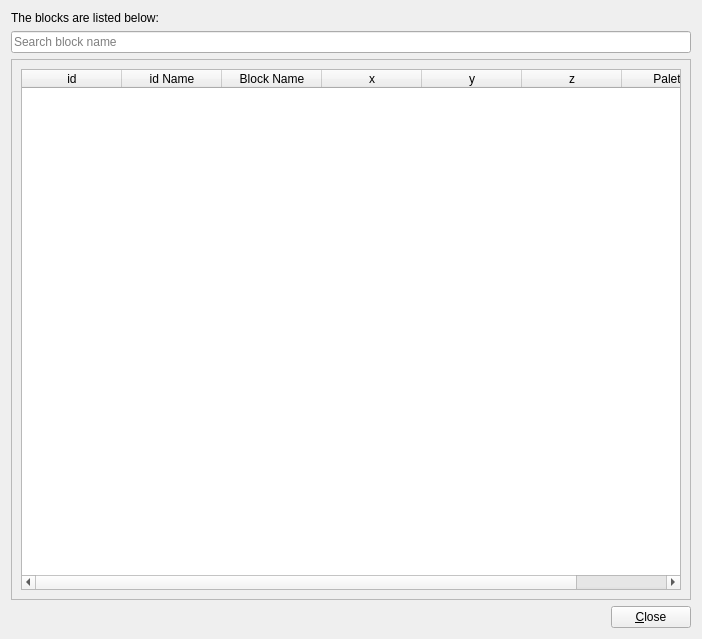
<?xml version="1.0" encoding="UTF-8"?>
<ui version="4.0">
 <class>BlockListUI</class>
 <widget class="QWidget" name="BlockListUI">
  <property name="geometry">
   <rect>
    <x>0</x>
    <y>0</y>
    <width>702</width>
    <height>639</height>
   </rect>
  </property>
  <property name="windowTitle">
   <string>Show Block Lists</string>
  </property>
  <layout class="QHBoxLayout" name="horizontalLayout_5">
   <item>
    <layout class="QVBoxLayout" name="verticalLayout_2">
     <item>
      <layout class="QVBoxLayout" name="verticalLayout">
       <item>
        <widget class="QLabel" name="label">
         <property name="text">
          <string>The blocks are listed below:</string>
         </property>
        </widget>
       </item>
       <item>
        <widget class="QLineEdit" name="lineEdit">
         <property name="placeholderText">
          <string>Search block name</string>
         </property>
        </widget>
       </item>
       <item>
        <widget class="QScrollArea" name="scrollArea">
         <property name="widgetResizable">
          <bool>true</bool>
         </property>
         <widget class="QWidget" name="scrollAreaWidgetContents">
          <property name="geometry">
           <rect>
            <x>0</x>
            <y>0</y>
            <width>682</width>
            <height>515</height>
           </rect>
          </property>
          <layout class="QHBoxLayout" name="horizontalLayout">
           <item>
            <widget class="QTableWidget" name="tableWidget">
             <property name="columnCount">
              <number>7</number>
             </property>
             <column>
              <property name="text">
               <string>id</string>
              </property>
             </column>
             <column>
              <property name="text">
               <string>id Name</string>
              </property>
             </column>
             <column>
              <property name="text">
               <string>Block Name</string>
              </property>
             </column>
             <column>
              <property name="text">
               <string>x</string>
              </property>
             </column>
             <column>
              <property name="text">
               <string>y</string>
              </property>
             </column>
             <column>
              <property name="text">
               <string>z</string>
              </property>
             </column>
             <column>
              <property name="text">
               <string>Palette</string>
              </property>
             </column>
            </widget>
           </item>
          </layout>
         </widget>
        </widget>
       </item>
      </layout>
     </item>
     <item>
      <layout class="QHBoxLayout" name="horizontalLayout_4">
       <item>
        <spacer name="horizontalSpacer">
         <property name="orientation">
          <enum>Qt::Orientation::Horizontal</enum>
         </property>
         <property name="sizeHint" stdset="0">
          <size>
           <width>40</width>
           <height>20</height>
          </size>
         </property>
        </spacer>
       </item>
       <item>
        <widget class="QPushButton" name="pushButton">
         <property name="text">
          <string>&amp;Close</string>
         </property>
        </widget>
       </item>
      </layout>
     </item>
    </layout>
   </item>
  </layout>
 </widget>
 <resources/>
 <connections>
  <connection>
   <sender>pushButton</sender>
   <signal>clicked()</signal>
   <receiver>BlockListUI</receiver>
   <slot>close()</slot>
   <hints>
    <hint type="sourcelabel">
     <x>433</x>
     <y>406</y>
    </hint>
    <hint type="destinationlabel">
     <x>271</x>
     <y>219</y>
    </hint>
   </hints>
  </connection>
 </connections>
</ui>
